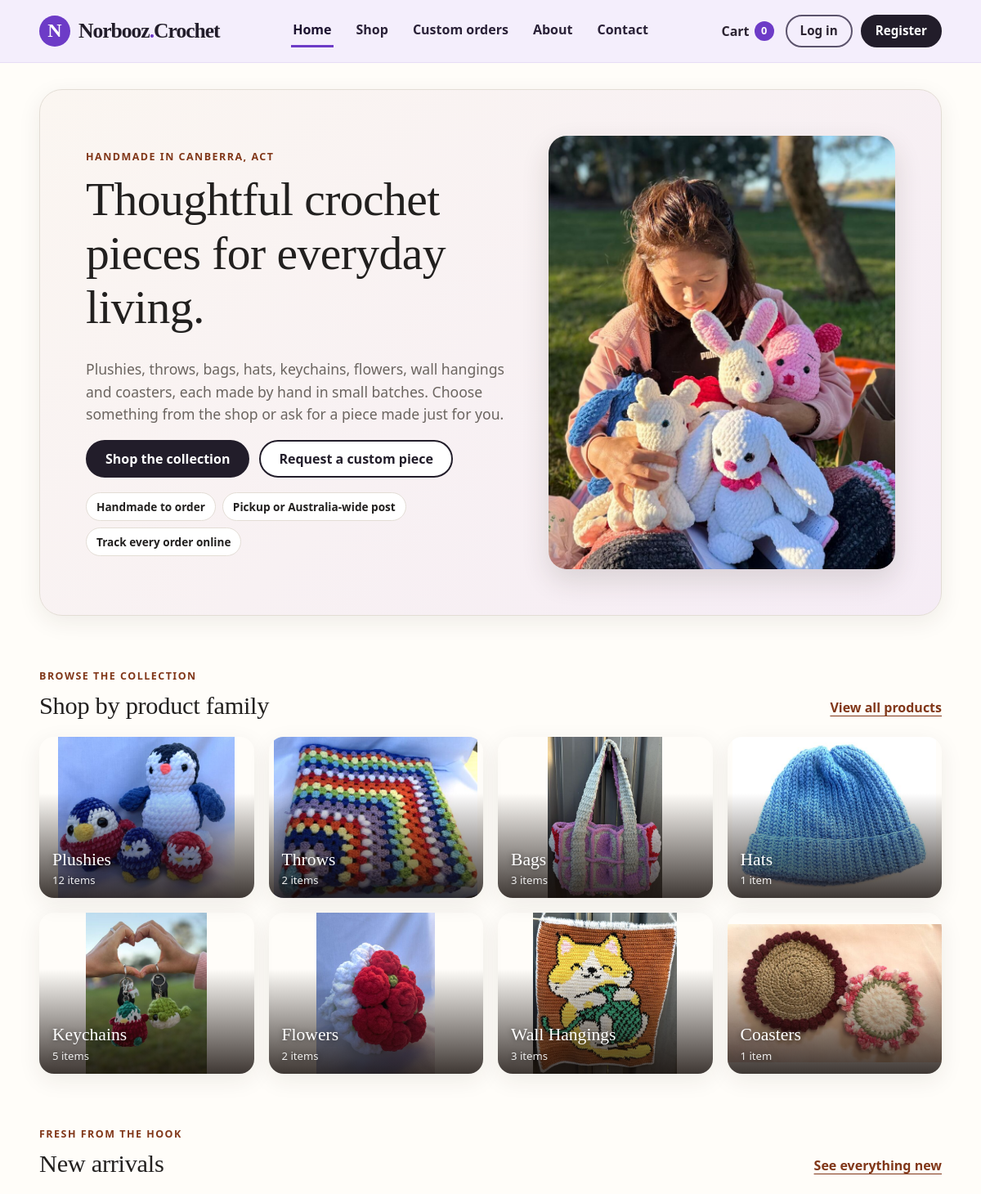
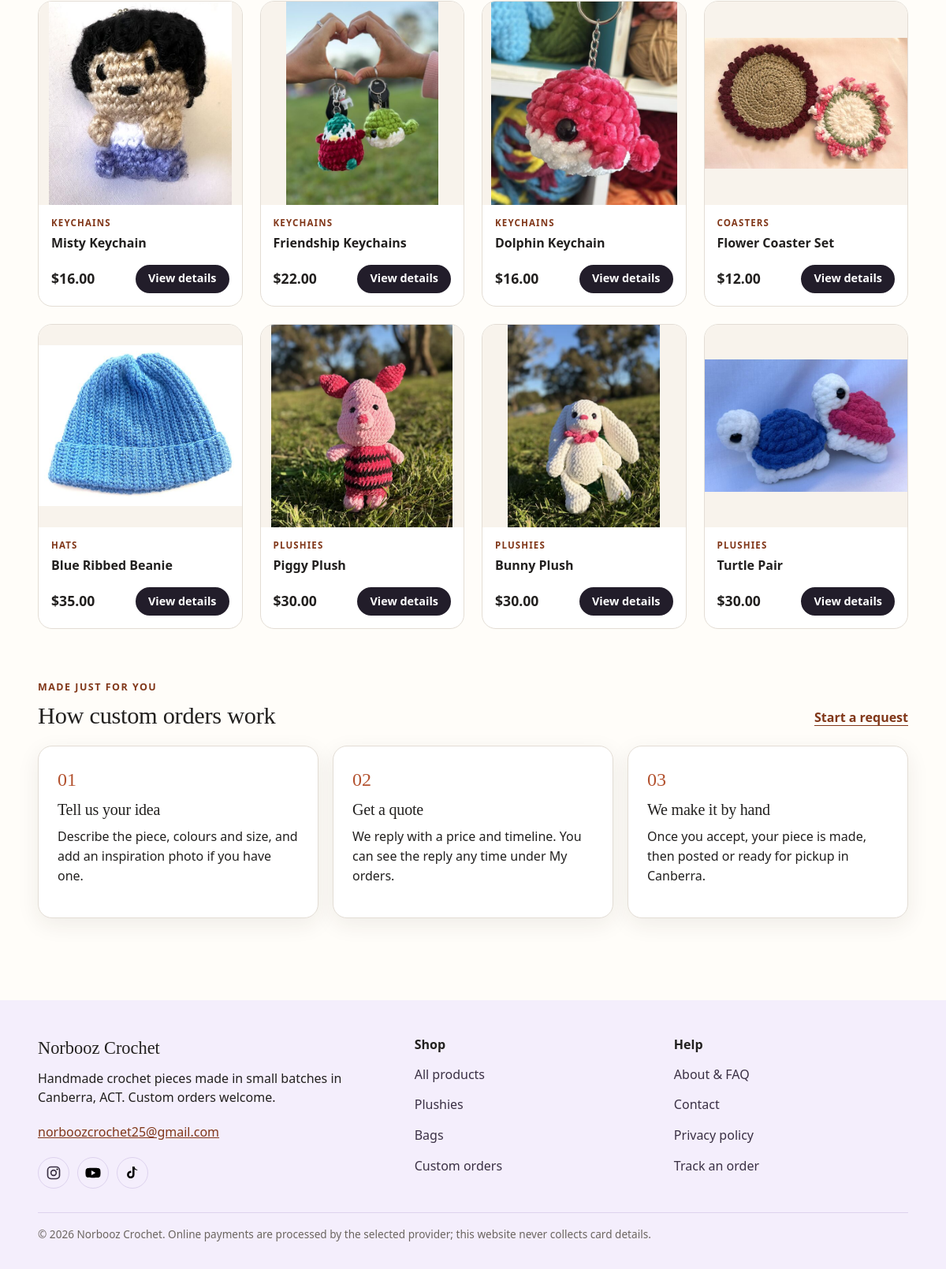
The page / on the database its author committed (2 pictures, top to bottom).
### tables this page shows
CREATE TABLE products (
    product_id INT UNSIGNED AUTO_INCREMENT PRIMARY KEY,
    name VARCHAR(120) NOT NULL,
    brand VARCHAR(100) NOT NULL DEFAULT 'Norbooz Crochet',
    category VARCHAR(80) NOT NULL,
    description VARCHAR(1000) NOT NULL,
    age_range VARCHAR(150) NOT NULL DEFAULT '5 years and above (seller guidance; not a safety certification)',
    colour VARCHAR(150) NOT NULL DEFAULT 'See product photos; exact shade may vary',
    theme VARCHAR(150) NOT NULL DEFAULT 'Handmade crochet',
    dimensions VARCHAR(120) NOT NULL DEFAULT 'Not measured',
    price DECIMAL(10,2) NOT NULL CHECK (price >= 0),
    stock_qty INT UNSIGNED NOT NULL DEFAULT 0,
    image_path VARCHAR(255) NOT NULL DEFAULT 'assets/images/product-placeholder.svg',
    is_active TINYINT(1) NOT NULL DEFAULT 1,
    created_at TIMESTAMP NOT NULL DEFAULT CURRENT_TIMESTAMP,
    updated_at DATETIME NULL,
    INDEX idx_products_category (category),
    INDEX idx_products_active (is_active)
);

### config/config.php (called while the page is built, shortened)
<?php
function db(): PDO
{
    static $pdo = null;
    if ($pdo instanceof PDO) {
        return $pdo;
    }
    $dsn = 'mysql:host=' . DB_HOST . ';port=' . (int)DB_PORT . ';dbname=' . DB_NAME . ';charset=utf8mb4';
    $pdo = new PDO($dsn, DB_USER, DB_PASS, [
        PDO::ATTR_ERRMODE => PDO::ERRMODE_EXCEPTION,
        PDO::ATTR_DEFAULT_FETCH_MODE => PDO::FETCH_ASSOC,
        PDO::ATTR_EMULATE_PREPARES => false,
    ]);
    return $pdo;
}

### partials/product_card.php (the view, shortened to what this page needs)
<?php
$cardId = (int)$product['product_id'];
$cardStock = (int)$product['stock_qty'];
$cardCategory = canonical_product_category((string)$product['category']);
?>
<article class="product-card">
    <a class="product-image-link" href="<?= e(url('product.php?id=' . $cardId)) ?>" tabindex="-1" aria-hidden="true">
        <img src="<?= e(url(product_image($product['image_path'], $cardCategory, true))) ?>" alt="" loading="lazy" width="600" height="600">
    </a>
    <div class="product-body">
        <p class="product-category"><?= e($cardCategory) ?></p>
        <h3><a href="<?= e(url('product.php?id=' . $cardId)) ?>"><?= e($product['name']) ?></a></h3>
        <div class="product-meta">
            <strong><?= money($product['price']) ?></strong>
            <?php if ($cardStock > 0 && !is_admin()): ?>
                <a class="button button-small" href="<?= e(url('product.php?id=' . $cardId)) ?>">View details</a>
            <?php elseif ($cardStock < 1): ?>
                <a class="text-link small" href="<?= e(url('customize.php?based_on=' . $cardId)) ?>">Request one</a>
            <?php endif; ?>
        </div>
    </div>
</article>

### index.php (shortened to what this page needs)
<?php
require_once __DIR__ . '/config/functions.php';
$featured = [];
$counts = [];
try {
    $featured = db()->query(
        'SELECT product_id, name, category, price, stock_qty, image_path
         FROM products
         WHERE is_active = 1 AND stock_qty > 0
         ORDER BY product_id DESC
         LIMIT 8'
    )->fetchAll();
    foreach (db()->query('SELECT category, COUNT(*) AS total FROM products WHERE is_active = 1 GROUP BY category')->fetchAll() as $row) {
        $name = canonical_product_category((string)$row['category']);
        $counts[$name] = ($counts[$name] ?? 0) + (int)$row['total'];
    }
} catch (Throwable $ex) {
    flash('error', 'The product catalogue is not available yet. Import database/norbooz_crochet_db.sql and open install_check.php.');
}
?>
<section class="hero">
    <div class="hero-copy">
        <p class="eyebrow">Handmade in <?= e(SHOP_LOCATION) ?></p>
        <h1>Thoughtful crochet pieces for everyday living.</h1>
        <p class="hero-text">Plushies, throws, bags, hats, keychains, flowers, wall hangings and coasters, each made by hand in small batches. Choose something from the shop or ask for a piece made just for you.</p>
        <div class="actions">
            <a class="button" href="<?= e(url('products.php')) ?>">Shop the collection</a>
            <a class="button button-secondary" href="<?= e(url('customize.php')) ?>">Request a custom piece</a>
        </div>
        <ul class="trust-row" aria-label="Why shop with us">
            <li>Handmade to order</li>
            <li>Pickup or Australia-wide post</li>
            <li>Track every order online</li>
        </ul>
    </div>
    <div class="hero-photo-wrap">
        <img class="hero-photo" src="<?= e(url('assets/images/hero.jpg')) ?>" alt="A collection of handmade crochet bunnies and plushies" width="952" height="1100">
    </div>
</section>
<section class="section" id="collections" aria-labelledby="category-heading">
    <div class="section-heading-row">
        <div>
            <p class="eyebrow">Browse the collection</p>
            <h2 id="category-heading">Shop by product family</h2>
        </div>
        <a class="text-link" href="<?= e(url('products.php')) ?>">View all products</a>
    </div>
    <div class="category-grid">
        <?php foreach (product_categories() as $category): ?>
            <a class="category-card" href="<?= e(category_url($category)) ?>">
                <img src="<?= e(url(category_image($category))) ?>" alt="" loading="lazy" width="600" height="600">
                <span class="category-name"><?= e($category) ?></span>
                <span class="category-count"><?= (int)($counts[$category] ?? 0) ?> item<?= (int)($counts[$category] ?? 0) === 1 ? '' : 's' ?></span>
            </a>
        <?php endforeach; ?>
    </div>
</section>
<?php if ($featured): ?>
<section class="section" aria-labelledby="featured-heading">
    <div class="section-heading-row">
        <div>
            <p class="eyebrow">Fresh from the hook</p>
            <h2 id="featured-heading">New arrivals</h2>
        </div>
        <a class="text-link" href="<?= e(url('products.php?sort=newest')) ?>">See everything new</a>
    </div>
    <div class="product-grid">
        <?php foreach ($featured as $product) { include __DIR__ . '/partials/product_card.php'; } ?>
    </div>
</section>
<?php endif; ?>
<section class="section steps-section" aria-labelledby="custom-heading">
    <div class="section-heading-row">
        <div>
            <p class="eyebrow">Made just for you</p>
            <h2 id="custom-heading">How custom orders work</h2>
        </div>
        <a class="text-link" href="<?= e(url('customize.php')) ?>">Start a request</a>
    </div>
    <ol class="feature-grid steps">
        <li class="card"><span class="feature-number">01</span><h3>Tell us your idea</h3><p>Describe the piece, colours and size, and add an inspiration photo if you have one.</p></li>
        <li class="card"><span class="feature-number">02</span><h3>Get a quote</h3><p>We reply with a price and timeline. You can see the reply any time under My orders.</p></li>
        <li class="card"><span class="feature-number">03</span><h3>We make it by hand</h3><p>Once you accept, your piece is made, then posted or ready for pickup in Canberra.</p></li>
    </ol>
</section>

### rows shown on the page
products: shows a picture, category "KEYCHAINS", name "Misty Keychain", price "$16.00"
products: shows a picture, category "KEYCHAINS", name "Friendship Keychains", price "$22.00"
products: shows a picture, category "KEYCHAINS", name "Dolphin Keychain", price "$16.00"
products: shows a picture, category "COASTERS", name "Flower Coaster Set", price "$12.00"
products: shows a picture, category "HATS", name "Blue Ribbed Beanie", price "$35.00"
products: shows a picture, category "PLUSHIES", name "Piggy Plush", price "$30.00"
products: shows a picture, category "PLUSHIES", name "Bunny Plush", price "$30.00"
products: shows a picture, category "PLUSHIES", name "Turtle Pair", price "$30.00"

### other values the page prints
$label "Home Shop Custom orders About Contact"
$count "0"
SHOP_LOCATION "CANBERRA, ACT"
$category "Plushies"
$counts[$category] "12"
$category "Throws"
$counts[$category] "2"
$category "Bags"
$counts[$category] "3"
$category "Hats"
$counts[$category] "1"
$category "Keychains"
$counts[$category] "5"
$category "Flowers"
$category "Wall Hangings"
